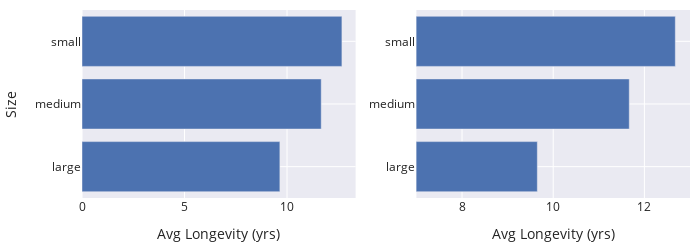

This figure's notebook cell:
### Markdown cell above
There are a few cases where we usually want to include 0.
For bar charts, including 0 is important so the heights of the bars directly relate to the data.
As an example, we've created two bar charts that compare the longevity of dog breeds below. 
The left plot includes 0, but the right plot doesn't. It's easy to incorrectly conclude from the right
plot that medium-sized dogs live twice as long as large-sized dogs.

### Code cell
dogs_lon = dogs.groupby('size')['longevity'].mean().reset_index()
sml = {"size": ['small', 'medium', 'large']}
left = px.bar(dogs_lon, x='longevity', y='size', category_orders=sml)
right = px.bar(dogs_lon, x='longevity', y='size', category_orders=sml)

fig = left_right(left, right, height=250)
fig.update_xaxes(range=[7, 13], row=1, col=2)
fig.update_xaxes(title_text='Avg Longevity (yrs)')
fig.update_layout(yaxis_title="Size")

### Figure 1 — Plotly figure (JSON) as saved in the notebook; plotly's stock layout.template omitted (floating-point values rounded to 4 significant figures)
{"data": [{"alignmentgroup": "True", "hovertemplate": "longevity=%{x}<br>size=%{y}<extra></extra>", "legendgroup": "", "marker": {"color": "rgb(76,114,176)", "pattern": {"shape": ""}}, "name": "", "offsetgroup": "", "orientation": "h", "showlegend": false, "textposition": "auto", "type": "bar", "x": [9.652, 11.67, 12.68], "xaxis": "x", "y": ["large", "medium", "small"], "yaxis": "y"}, {"alignmentgroup": "True", "hovertemplate": "longevity=%{x}<br>size=%{y}<extra></extra>", "legendgroup": "", "marker": {"color": "rgb(76,114,176)", "pattern": {"shape": ""}}, "name": "", "offsetgroup": "", "orientation": "h", "showlegend": false, "textposition": "auto", "type": "bar", "x": [9.652, 11.67, 12.68], "xaxis": "x2", "y": ["large", "medium", "small"], "yaxis": "y2"}], "layout": {"height": 250, "width": 700, "xaxis": {"anchor": "y", "autorange": true, "domain": [0, 0.45], "range": [0, 13.35], "title": {"text": "Avg Longevity (yrs)"}, "type": "linear"}, "xaxis2": {"anchor": "y2", "domain": [0.55, 1], "range": [7, 13], "title": {"text": "Avg Longevity (yrs)"}, "type": "linear"}, "yaxis": {"anchor": "x", "autorange": true, "domain": [0, 1], "range": [-0.5, 2.5], "title": {"text": "Size"}, "type": "category"}, "yaxis2": {"anchor": "x2", "autorange": true, "domain": [0, 1], "range": [-0.5, 2.5], "type": "category"}}}
